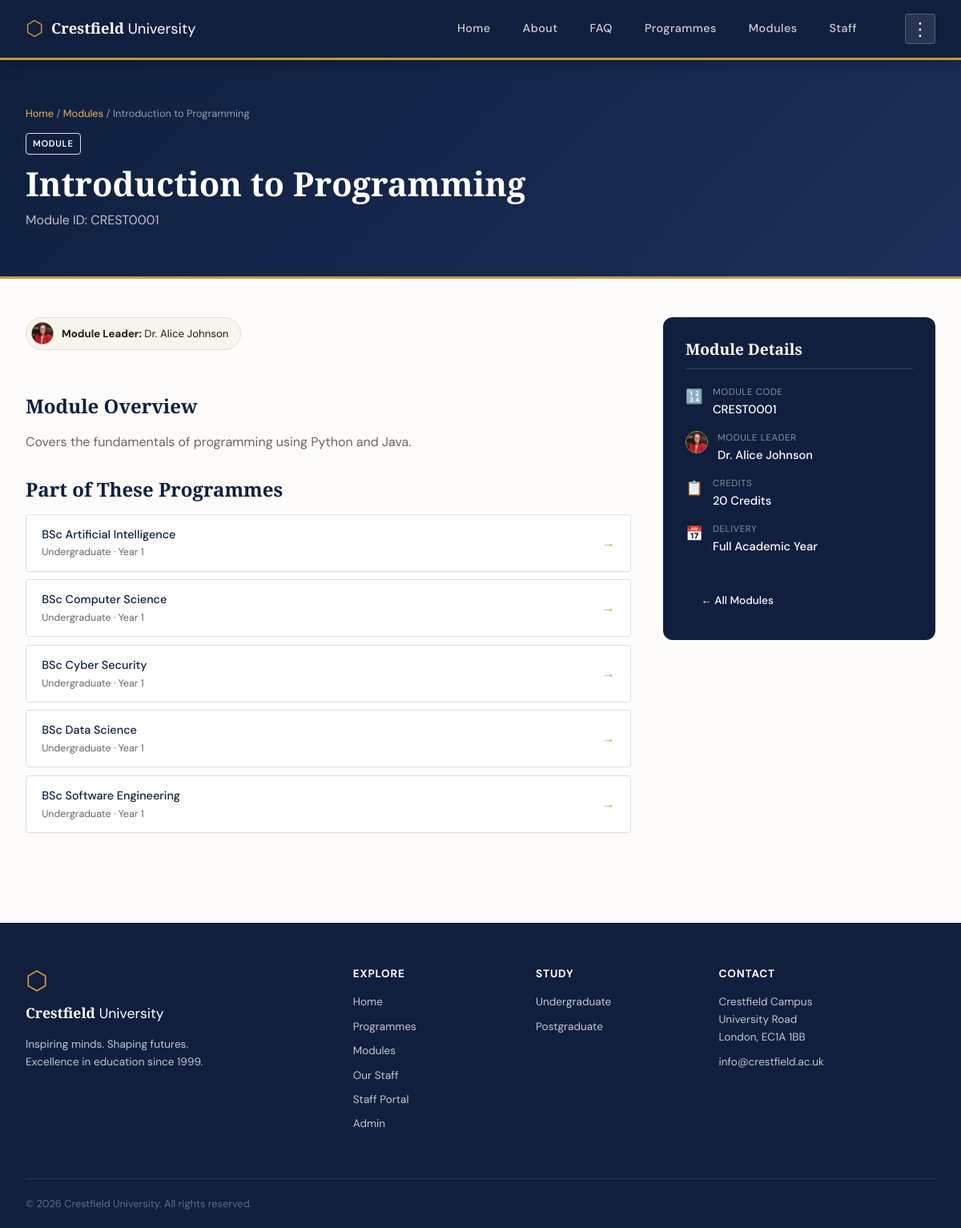
The page /module_detail.php?id=1 on the database its author committed.
### tables this page shows
CREATE TABLE `modules` (
  `ModuleID` int(11) NOT NULL,
  `ModuleName` text NOT NULL,
  `ModuleLeaderID` int(11) DEFAULT NULL,
  `Description` text DEFAULT NULL,
  `Image` text DEFAULT NULL
);

CREATE TABLE `staff` (
  `StaffID` int(11) NOT NULL,
  `Name` text NOT NULL,
  `Photo` varchar(255) DEFAULT NULL,
  `Bio` text DEFAULT NULL
);

CREATE TABLE `programmemodules` (
  `ProgrammeModuleID` int(11) NOT NULL,
  `ProgrammeID` int(11) DEFAULT NULL,
  `ModuleID` int(11) DEFAULT NULL,
  `Year` int(11) DEFAULT NULL
);

CREATE TABLE `programmes` (
  `ProgrammeID` int(11) NOT NULL,
  `ProgrammeName` text NOT NULL,
  `LevelID` int(11) DEFAULT NULL,
  `ProgrammeLeaderID` int(11) DEFAULT NULL,
  `Description` text DEFAULT NULL,
  `Image` text DEFAULT NULL
);

CREATE TABLE `levels` (
  `LevelID` int(11) NOT NULL,
  `LevelName` text NOT NULL
);

### module_detail.php (the view, shortened to what this page needs)
<?php
require_once 'includes/auth.php';
$id = isset($_GET['id']) ? (int)$_GET['id'] : 0;
$stmt = $conn->prepare("
    SELECT m.*, s.Name AS LeaderName, s.Photo AS LeaderPhoto, s.Bio AS LeaderBio
    FROM Modules m
    LEFT JOIN Staff s ON m.ModuleLeaderID = s.StaffID
    WHERE m.ModuleID = ?
");
$stmt->bind_param('i', $id);
$stmt->execute();
$mod = $stmt->get_result()->fetch_assoc();
$programmes = [];
$stmt = $conn->prepare("
    SELECT p.ProgrammeID, p.ProgrammeName, l.LevelName, pm.Year
    FROM ProgrammeModules pm
    JOIN Programmes p ON pm.ProgrammeID = p.ProgrammeID
    JOIN Levels l ON p.LevelID = l.LevelID
    WHERE pm.ModuleID = ?
    ORDER BY l.LevelID, p.ProgrammeName
");
$stmt->bind_param('i', $id);
$stmt->execute();
$result = $stmt->get_result();
while ($row = $result->fetch_assoc()) {
    $programmes[] = $row;
}
$initials = '';
if (!empty($mod['LeaderName'])) {
    $nameParts = explode(' ', $mod['LeaderName']);
    foreach ($nameParts as $word) {
        if (!empty($word) && ctype_alpha($word[0])) {
            $initials .= $word[0];
        }
    }
    $initials = strtoupper(substr($initials, 0, 2));
}
$moduleCode = 'CREST' . str_pad((string)$mod['ModuleID'], 4, '0', STR_PAD_LEFT);
include 'includes/header.php';
?>
<div class="page-hero">
    <div class="page-hero-inner">
        <div class="breadcrumb">
            <a href="<?= htmlspecialchars(BASE_URL) ?>/index.php">Home</a> /
            <a href="<?= htmlspecialchars(BASE_URL) ?>/modules.php">Modules</a> /
            <?= htmlspecialchars($mod['ModuleName']) ?>
        </div>
        <span class="card-badge" style="margin-bottom:.75rem;display:inline-block;">Module</span>
        <h1><?= htmlspecialchars($mod['ModuleName']) ?></h1>
        <p>Module ID: <?= htmlspecialchars($moduleCode) ?></p>
    </div>
</div>
<div class="detail-layout">
    <div class="detail-main">
        <?php if (!empty($mod['LeaderName'])): ?>
        <div class="module-leader-chip">
            <div class="leader-avatar">
                <?php if (!empty($mod['LeaderPhoto'])): ?>
                    <img src="<?= htmlspecialchars(BASE_URL) ?>/uploads/staff_photos/<?= htmlspecialchars(rawurlencode($mod['LeaderPhoto'])) ?>"
                         alt="<?= htmlspecialchars($mod['LeaderName']) ?>"
                         onerror="this.parentNode.textContent='<?= htmlspecialchars($initials) ?>'">
                <?php else: ?>
                    <?= htmlspecialchars($initials) ?>
                <?php endif; ?>
            </div>
            <span><strong>Module Leader:</strong> <?= htmlspecialchars($mod['LeaderName']) ?></span>
        </div>
        <?php endif; ?>
        <h2>Module Overview</h2>
        <p><?= nl2br(htmlspecialchars($mod['Description'] ?? 'No description available for this module.')) ?></p>
        <h2>Part of These Programmes</h2>
        <?php if (empty($programmes)): ?>
            <p style="color:var(--text-muted);">This module is not currently assigned to any programme.</p>
        <?php else: ?>
        <div class="module-pill-list">
            <?php foreach ($programmes as $prog): ?>
            <a href="<?= htmlspecialchars(BASE_URL) ?>/programme_detail.php?id=<?= (int)$prog['ProgrammeID'] ?>" class="module-pill">
                <div>
                    <div class="module-pill-name"><?= htmlspecialchars($prog['ProgrammeName']) ?></div>
                    <div class="module-pill-leader">
                        <?= htmlspecialchars($prog['LevelName']) ?>
                        <?php if (!empty($prog['Year'])): ?> · Year <?= (int)$prog['Year'] ?><?php endif; ?>
                    </div>
                </div>
                <span style="color:var(--gold);">→</span>
            </a>
            <?php endforeach; ?>
        </div>
        <?php endif; ?>
    </div>
    <div class="detail-sidebar">
        <div class="sidebar-card">
            <h3>Module Details</h3>
            <div class="sidebar-info">
                <div class="sidebar-row">
                    <span class="sidebar-icon">🔢</span>
                    <div>
                        <div class="sidebar-row-label">Module Code</div>
                        <div class="sidebar-row-val"><?= htmlspecialchars($moduleCode) ?></div>
                    </div>
                </div>
                <div class="sidebar-row">
                    <span class="sidebar-icon">
                        <?php if (!empty($mod['LeaderPhoto'])): ?>
                        <div style="width:28px;height:28px;border-radius:50%;overflow:hidden;border:1.5px solid var(--gold);">
                            <img src="<?= htmlspecialchars(BASE_URL) ?>/uploads/staff_photos/<?= htmlspecialchars(rawurlencode($mod['LeaderPhoto'])) ?>"
                                 alt="" style="width:100%;height:100%;object-fit:cover;"
                                 onerror="this.style.display='none'">
                        </div>
                        <?php else: ?>
                        👤
                        <?php endif; ?>
                    </span>
                    <div>
                        <div class="sidebar-row-label">Module Leader</div>
                        <div class="sidebar-row-val"><?= htmlspecialchars($mod['LeaderName'] ?? 'TBC') ?></div>
                    </div>
                </div>
                <div class="sidebar-row">
                    <span class="sidebar-icon">📋</span>
                    <div>
                        <div class="sidebar-row-label">Credits</div>
                        <div class="sidebar-row-val">20 Credits</div>
                    </div>
                </div>
                <div class="sidebar-row">
                    <span class="sidebar-icon">📅</span>
                    <div>
                        <div class="sidebar-row-label">Delivery</div>
                        <div class="sidebar-row-val">Full Academic Year</div>
                    </div>
                </div>
            </div>
            <a href="<?= htmlspecialchars(BASE_URL) ?>/modules.php" class="btn btn-outline" style="width:100%;justify-content:center;">← All Modules</a>
        </div>
    </div>
</div>
<?php include 'includes/footer.php'; ?>

### css/style.css (style rules this page uses)
:root { --navy: #0f1f3d; --navy-mid: #1a2f5a; --gold: #c9963a; --gold-light:#e8b45a; --cream: #f8f5ef; --warm-white:#fdfcfa; --text: #1e1e1e; --text-muted:#6b6560; --border: #e2ddd6; --shadow: rgba(15, 31, 61, 0.10); --radius: 4px; --radius-lg: 12px; }
*, *::before, *::after { box-sizing: border-box; margin: 0; padding: 0; }
html { scroll-behavior: smooth; }
body { font-family: 'DM Sans', sans-serif; background: var(--warm-white); color: var(--text); line-height: 1.65; font-size: 16px; }
a { color: inherit; text-decoration: none; }
img { max-width: 100%; display: block; }
h1, h2, h3, h4 { font-family: 'Playfair Display', serif; line-height: 1.2; }
.btn { display: inline-flex; align-items: center; gap: .5rem; padding: .75rem 1.75rem; border-radius: var(--radius); font-family: 'DM Sans', sans-serif; font-size: .9rem; font-weight: 600; cursor: pointer; border: none; transition: all .2s; text-decoration: none; }
.btn-outline { background: transparent; color: #fff; border: 1.5px solid rgba(255,255,255,.4); }
.card-badge { display: inline-block; background: var(--cream); color: var(--navy); font-size: .72rem; font-weight: 600; letter-spacing: .06em; text-transform: uppercase; padding: .25rem .7rem; border-radius: 99px; border: 1px solid var(--border); margin-bottom: .9rem; align-self: flex-start; }
.page-hero { background: linear-gradient(135deg, var(--navy), var(--navy-mid)); color: #fff; padding: 3.5rem 2rem; border-bottom: 3px solid var(--gold); }
.page-hero-inner { max-width: 1200px; margin: 0 auto; }
.breadcrumb { font-size: .8rem; color: rgba(255,255,255,.55); margin-bottom: .8rem; }
.breadcrumb a { color: var(--gold-light); }
.page-hero h1 { font-size: clamp(1.6rem, 4vw, 2.6rem); margin-bottom: .5rem; }
.page-hero p { color: rgba(255,255,255,.72); max-width: 520px; }
.detail-layout { max-width: 1200px; margin: 0 auto; display: grid; grid-template-columns: 1fr 340px; gap: 2.5rem; padding: 3rem 2rem; }
.detail-main h2 { font-size: 1.5rem; color: var(--navy); margin: 2rem 0 1rem; }
.detail-main p { color: var(--text-muted); margin-bottom: 1rem; line-height: 1.7; }
.module-pill-list { display: flex; flex-direction: column; gap: .6rem; }
.module-pill { display: flex; align-items: center; justify-content: space-between; background: #fff; border: 1px solid var(--border); border-radius: var(--radius); padding: .8rem 1.2rem; transition: all .2s; }
.module-pill-name { font-weight: 500; font-size: .9rem; color: var(--navy); }
.module-pill-leader { font-size: .78rem; color: var(--text-muted); }
.sidebar-card { background: var(--navy); color: #fff; border-radius: var(--radius-lg); padding: 1.75rem; position: sticky; top: 100px; }
.sidebar-card h3 { font-size: 1.2rem; margin-bottom: 1.2rem; border-bottom: 1px solid rgba(255,255,255,.15); padding-bottom: .8rem; }
.sidebar-info { display: flex; flex-direction: column; gap: .85rem; margin-bottom: 1.5rem; }
.sidebar-row { display: flex; gap: .75rem; align-items: flex-start; }
.sidebar-icon { font-size: 1.1rem; margin-top: .1rem; }
.sidebar-row-label { font-size: .72rem; color: rgba(255,255,255,.5); text-transform: uppercase; letter-spacing: .05em; }
.sidebar-row-val { font-size: .92rem; font-weight: 500; }
.sidebar-card .btn { width: 100%; justify-content: center; margin-top: .75rem; }
.module-leader-chip { display: inline-flex; align-items: center; gap: .6rem; background: var(--cream); border: 1px solid var(--border); border-radius: 99px; padding: .35rem .9rem .35rem .4rem; font-size: .83rem; margin-bottom: 1.5rem; }
.leader-avatar { width: 28px; height: 28px; border-radius: 50%; background: var(--navy); color: #fff; display: flex; align-items: center; justify-content: center; font-size: .7rem; font-weight: 700; font-family: 'Playfair Display', serif; }
.leader-avatar { width: 28px; height: 28px; border-radius: 50%; background: var(--navy); color: #fff; display: flex; align-items: center; justify-content: center; font-size: .7rem; font-weight: 700; font-family: 'Playfair Display', serif; overflow: hidden; border: 1.5px solid var(--gold); flex-shrink: 0; }
.leader-avatar img { width: 100%; height: 100%; object-fit: cover; display: block; }
.card-badge { display: inline-block; font-size: .7rem; padding: .2rem .5rem; border-radius: var(--radius); background: var(--navy); color: white; }
.btn { display: inline-block; padding: 0.6rem 1.2rem; border-radius: 6px; text-decoration: none; font-weight: 500; transition: all 0.3s; cursor: pointer; border: none; font-size: 0.85rem; }

### rows shown on the page
modules: ModuleName "Introduction to Programming", ModuleID "CREST0001", ModuleLeaderID.Photo (picture), ModuleLeaderID.Name "Dr. Alice Johnson", Description "Covers the fundamentals of programming using Python and Java."
programmemodules: ProgrammeID.ProgrammeName "BSc Artificial Intelligence", levels.LevelName "Undergraduate", Year "1"
programmemodules: ProgrammeID.ProgrammeName "BSc Computer Science", levels.LevelName "Undergraduate", Year "1"
programmemodules: ProgrammeID.ProgrammeName "BSc Cyber Security", levels.LevelName "Undergraduate", Year "1"
programmemodules: ProgrammeID.ProgrammeName "BSc Data Science", levels.LevelName "Undergraduate", Year "1"
programmemodules: ProgrammeID.ProgrammeName "BSc Software Engineering", levels.LevelName "Undergraduate", Year "1"
